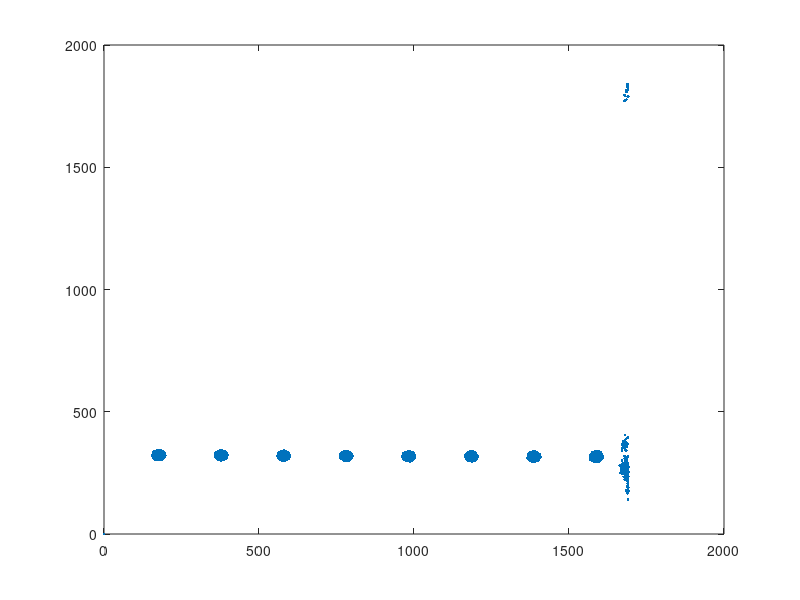
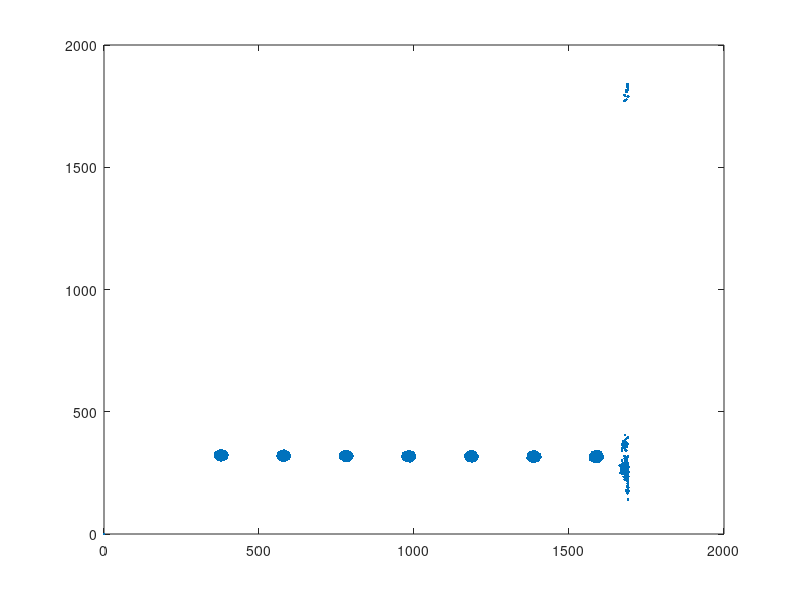
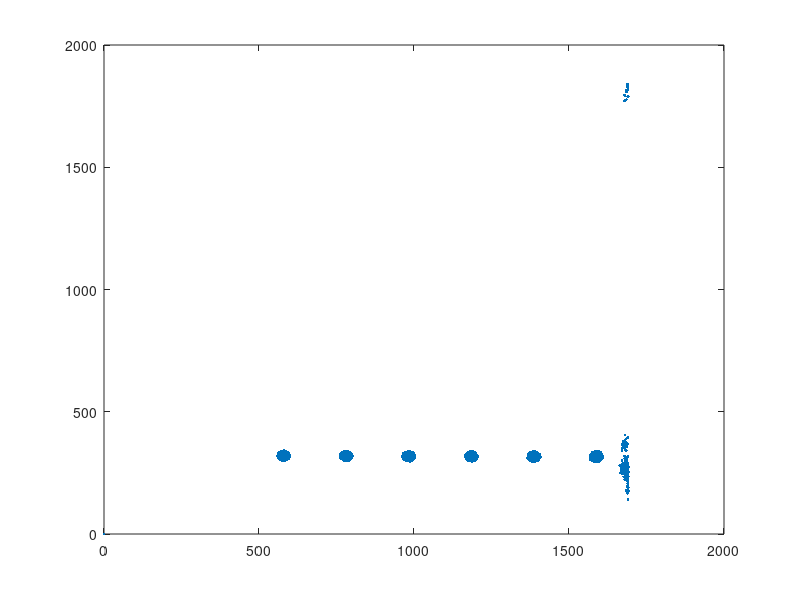
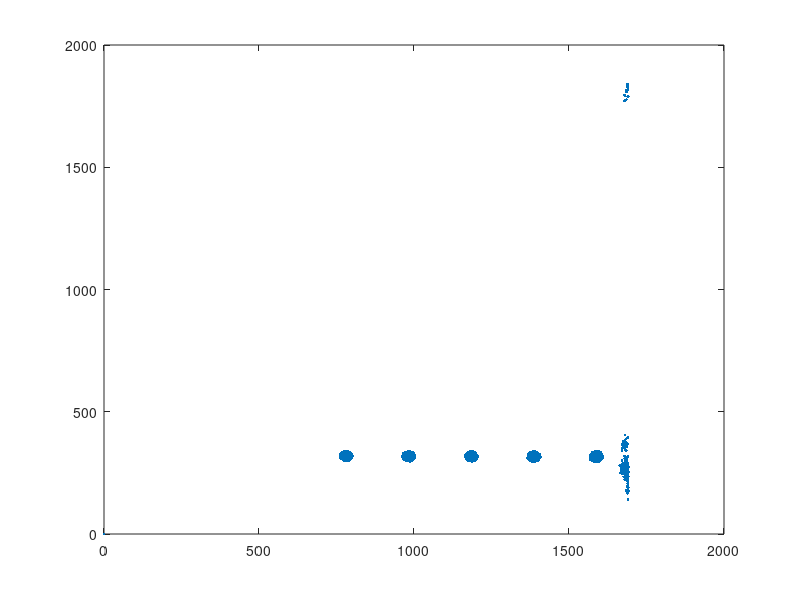

The MATLAB script that drew these images, in order:
clear all
close all
clc

load('temp.mat');
figure(1); plot(xcoor_filtered_gnoise, ycoor_filtered_gnoise, '.');
x = xcoor_filtered_gnoise;
y = ycoor_filtered_gnoise;
index_array = 1:length(x);
%%

radius = 30; %if the points are within this radius, centered at COM, then sure
x0 = x(1);
y0 = y(1);

x_sum = 0; %initial, x0
y_sum = 0; %initial, y0

x_com = x0; %initialize x_com
y_com = y0; %initialize y_com

n = 1;
n_points = 1;
key = zeros(size(x));

clusterN = 1;
index_limit = 0;
% figure;

while clusterN < 10
    l = length(index_array); %preset so it does not loop over and over again
    while n <= l
        d = sqrt( (x(index_array(1)) - x_com)^2 + (y(index_array(1))-y_com)^2 );
        if (d <= radius)
            %this point can be used in COM calculation
            x0 = x(index_array(1));
            y0 = y(index_array(1));

            index_array(1) = [];
                
            key(index_array(1)) = clusterN;
            %calculate COM
            x_sum = x_sum + x0;
            y_sum = y_sum + y0;     
            x_com = x_sum / n_points; %center of mass in x
            y_com = y_sum / n_points; %center of mass in y
                
            n_points = n_points + 1;
            
%                 %display to figure  
%                 figure(1);
%                 subplot(1,2,1); plot(x0, y0, 'x'); hold on;
%                 h = get(gca);
%                 subplot(1,2,2); plot(x_com, y_com, 'r.'); hold on; 
%                 set(gca, 'xlim', h.XLim, 'ylim', h.YLim);

        end
        n = n+1;  
    end
    
    x_sum = 0;
    y_sum = 0;
    x_com = x(index_array(1));
    y_com = y(index_array(1));
    n_points = 1;
    clusterN = clusterN + 1;    
    n = 1;
    figure;
    plot(x(index_array), y(index_array), '.');
end
%%
% 
% while clusterN < 3
%     l = length(index_array); %preset so it does not loop over and over again
%     while n <= 3
%         d = sqrt( (x(index_array(1)) - x_com)^2 + (y(index_array(1))-y_com)^2 );
%         if (d <= radius)
%             %this point can be used in COM calculation
%             x0 = x(index_array(1));
%             y0 = y(index_array(1));
% 
%             index_array(1) = [];
%                 
%             key(index_array(1)) = clusterN;
%             %calculate COM
%             x_sum = x_sum + x0;
%             y_sum = y_sum + y0;     
%             x_com = x_sum / n_points; %center of mass in x
%             y_com = y_sum / n_points; %center of mass in y
%                 
%             n_points = n_points + 1;
%             
% %                 %display to figure  
% %                 figure(1);
% %                 subplot(1,2,1); plot(x0, y0, 'x'); hold on;
% %                 h = get(gca);
% %                 subplot(1,2,2); plot(x_com, y_com, 'r.'); hold on; 
% %                 set(gca, 'xlim', h.XLim, 'ylim', h.YLim);
% 
%         end
%         n = n+1;  
%     end
%     
% %     x_sum = 0;
% %     y_sum = 0;
% %     x_com = x(index_array(1));
% %     y_com = y(index_array(1));
% %     n_points = 1;
% %     clusterN = clusterN + 1;    
% %     
% %     figure;
% %     plot(x(index_array), y(index_array), '.');
% % end


%%
% x2 = x;
% y2 = y;
% figure; plot(x2, y2, '.');
% 
% x0 = x2(1);
% y0 = y2(1);
% x_sum = x0;
% y_sum = y0;
% x_com = x0;
% y_com = y0;
% n = 1;
% n_points = 1;
% clusterN = 2;
% 
% 
%     while n <= length(x)+1
%         d = sqrt( (x0 - x_com)^2 + (y0-y_com)^2 );
%         
%         if (n < (length(x) + 1))
%             if (d <= radius)
%                 %next point can be used in COM calculation
%                 x0 = x(n+1);
%                 y0 = y(n+1);
% 
%                 key(index_limit + n+1) = clusterN;
%                 n_points = n_points + 1;
% 
%                 %calculate COM
%                 x_sum = x_sum + x0;
%                 y_sum = y_sum + y0;     
%                 x_com = x_sum / n_points; %center of mass in x
%                 y_com = y_sum / n_points; %center of mass in y
% 
%                 %display to figure  
% %                 figure(2);
% %                 subplot(1,2,1); plot(x0, y0, 'x'); hold on;
% %                 h = get(gca);
% %                 subplot(1,2,2); plot(x_com, y_com, 'r.'); hold on; 
% %                 set(gca, 'xlim', h.XLim, 'ylim', h.YLim);
%             end 
%         elseif n == length(x)+1
%                 d = sqrt( (x(1) - x_com)^2 + (y(1)-y_com)^2 );
%                 if (d <= radius)
%                     key(index_limit + 1) = clusterN;
%                 end
%         end
%         n = n+1;  
% %         disp(n);
% %         pause(0.01);
%     end
% %     index = find(key == clusterN);
% %     index_limit = min(index)-1;
% %     
% %     %reset everything again...
% %     x = xcoor_filtered_gnoise(index);
% %     y = ycoor_filtered_gnoise(index);
%%
% x3 = x;
